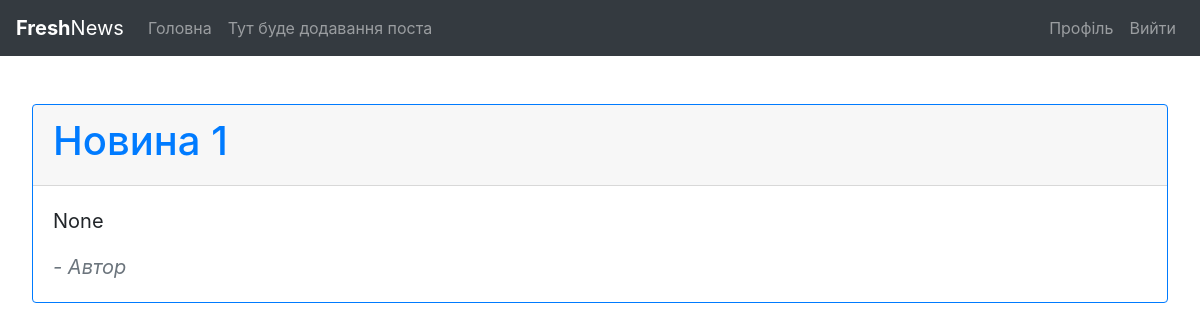
The app's page / (signed in), older data.
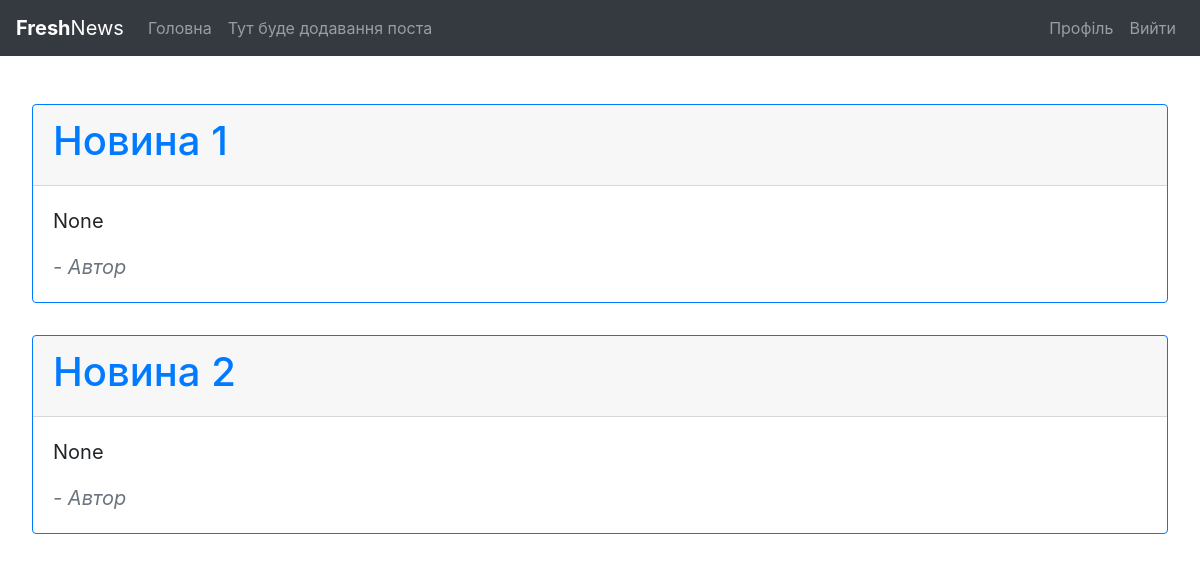
The same page, newer data.
### main/models.py (models this page shows, shortened)
class Post(models.Model):
    title = models.CharField(max_length=256, blank=False)
    text = RichTextField(blank=True, null=True)
    created_date = models.DateTimeField(default=timezone.now)
    published_date = models.DateTimeField(blank=True, null=True)

### main/views.py (the view)
# urls.py: path('', main_views.news_list, name='news_list'),
@login_required
def news_list(request):
	posts = Post.objects.all()
	return render(request, 'main/news_list.html', {'posts': posts})

### main/templates/main/news_list.html
{% extends 'base.html' %}
{% load static %}
{% block content %}
{% for post in posts %}
	<div class="card border-primary mb-3">
	 <div class="card-header"><h1><a href="#">{{ post.title }}</a></h1></div>
	  <div class="card-body">
	    <blockquote class="blockquote mb-0">
	      <p>{{ post.text | safe }}</p>
	      <footer class="text-muted" ><cite title="Source Title">- Автор</cite></footer>
	    </blockquote>
	  </div>
	</div>
{% endfor %}
{% endblock content %}

### main/templates/base.html (shortened to what this page needs)
{% load static %}
<!DOCTYPE html>
<html lang=”uk”>
    <head>
        <link rel="stylesheet" href="https://stackpath.bootstrapcdn.com/bootstrap/4.4.1/css/bootstrap.min.css">
        <link rel="stylesheet" type="text/css" href="../static/css/main.css">
    </head>
    <body>
          <nav class="navbar navbar-expand-lg navbar-dark bg-dark">
            <a class="navbar-brand" href="{% url 'news_list' %}"><strong>Fresh</strong>News</a>
            <div class="collapse navbar-collapse" id="navbarSupportedContent">
              <ul class="navbar-nav mr-auto">
                <li class="nav-item">
                  <a class="nav-link" href="{% url 'news_list' %}">Головна</a>
                </li>
                <li class="nav-item">
                  <a class="nav-link" href="{% url 'post_creation' %}">Тут буде додавання поста</a>
                </li>
              </ul>
            </div>
                      <div class="navbar-nav">
                        {% if user.is_authenticated %}
                          <a class="nav-item nav-link" href="{% url 'profile' %}">Профіль</a>
                          <a class="nav-item nav-link" href="{% url 'logout' %}">Вийти</a>
                        {% else %}
                          <a class="nav-item nav-link" href="{% url 'login' %}">Увійти</a>
                        {% endif %}
                      </div>
                  </nav>
        {% block content %}{% endblock content %}
    </body>
</html>

### main/static/css/main.css (style rules this page uses)
.card { margin: 2em; }

Row changes from the older to the newer data that the page shows:
added Post: title "Новина 2", text "None"
